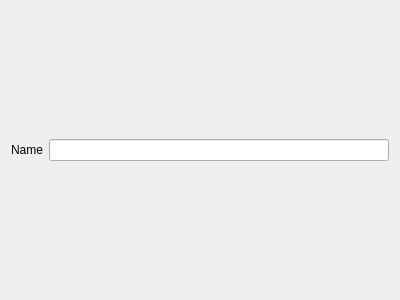
<?xml version="1.0" encoding="UTF-8"?>
<ui version="4.0">
 <class>CreameryDialog</class>
 <widget class="QDialog" name="CreameryDialog">
  <property name="geometry">
   <rect>
    <x>0</x>
    <y>0</y>
    <width>400</width>
    <height>300</height>
   </rect>
  </property>
  <property name="windowTitle">
   <string>Dialog</string>
  </property>
  <layout class="QHBoxLayout" name="horizontalLayout">
   <item>
    <widget class="QLabel" name="label">
     <property name="text">
      <string>Name</string>
     </property>
    </widget>
   </item>
   <item>
    <widget class="QLineEdit" name="nameEdit"/>
   </item>
  </layout>
 </widget>
 <resources/>
 <connections/>
</ui>
